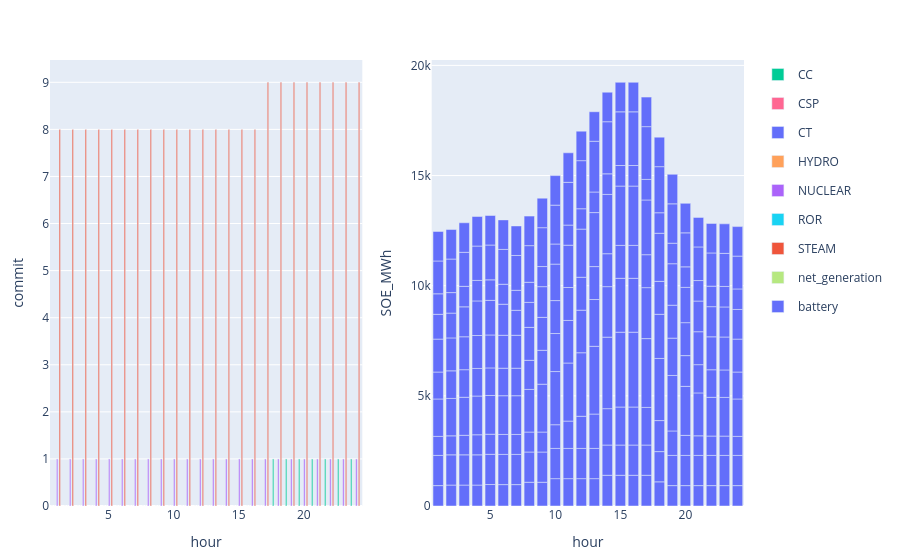

Source (notebook cell):
### Code cell
to_plot = commit_uc[(commit_uc.configuration .== config_2) .&  (commit_uc.day .== day_),:] 
p1 = plot(to_plot, x = :hour, y = :commit,  kind = "bar", color = :resource, stackgroup = 1) #Layout(barmode="stack"))

to_plot = s_uc.storage[(s_uc.storage.configuration .== config_2) .&  (s_uc.storage.day .== day_),:]
p2 = plot(to_plot, x = :hour , y = :SOE_MWh, color = :resource, kind = "bar", Layout(barmode="stack")) 
[p1 p2]

### Figure 1 — Plotly figure (JSON) as saved in the notebook; plotly's stock layout.template omitted (floating-point values rounded to 4 significant figures; data arrays with more than 128 entries replaced by an {"elided": "..."} marker saying what was removed)
{"data": [{"legendgroup": "CC", "marker": {"color": "#00cc96"}, "name": "CC", "showlegend": true, "stackgroup": 1, "type": "bar", "x": [1, 2, 3, 4, 5, 6, 7, 8, 9, 10, 11, 12, 13, 14, 15, 16, 17, 18, 19, 20, 21, 22, 23, 24], "xaxis": "x1", "y": [0, 0, 0, 0, 0, 0, 0, 0, 0, 0, 0, 0, 0, 0, 0, 0, 0, 1, 1, 1, 1, 1, 1, 1], "yaxis": "y1"}, {"legendgroup": "CSP", "marker": {"color": "#FF6692"}, "name": "CSP", "showlegend": true, "stackgroup": 1, "type": "bar", "x": [1, 2, 3, 4, 5, 6, 7, 8, 9, 10, 11, 12, 13, 14, 15, 16, 17, 18, 19, 20, 21, 22, 23, 24], "xaxis": "x1", "y": [null, null, null, null, null, null, null, null, null, null, null, null, null, null, null, null, null, null, null, null, null, null, null, null], "yaxis": "y1"}, {"legendgroup": "CT", "marker": {"color": "#636efa"}, "name": "CT", "showlegend": true, "stackgroup": 1, "type": "bar", "x": [1, 2, 3, 4, 5, 6, 7, 8, 9, 10, 11, 12, 13, 14, 15, 16, 17, 18, 19, 20, 21, 22, 23, 24], "xaxis": "x1", "y": [0, 0, 0, 0, 0, 0, 0, 0, 0, 0, 0, 0, 0, 0, 0, 0, 0, 0, 0, 0, 0, 0, 0, 0], "yaxis": "y1"}, {"legendgroup": "HYDRO", "marker": {"color": "#FFA15A"}, "name": "HYDRO", "showlegend": true, "stackgroup": 1, "type": "bar", "x": [1, 2, 3, 4, 5, 6, 7, 8, 9, 10, 11, 12, 13, 14, 15, 16, 17, 18, 19, 20, 21, 22, 23, 24], "xaxis": "x1", "y": [null, null, null, null, null, null, null, null, null, null, null, null, null, null, null, null, null, null, null, null, null, null, null, null], "yaxis": "y1"}, {"legendgroup": "NUCLEAR", "marker": {"color": "#ab63fa"}, "name": "NUCLEAR", "showlegend": true, "stackgroup": 1, "type": "bar", "x": [1, 2, 3, 4, 5, 6, 7, 8, 9, 10, 11, 12, 13, 14, 15, 16, 17, 18, 19, 20, 21, 22, 23, 24], "xaxis": "x1", "y": [1, 1, 1, 1, 1, 1, 1, 1, 1, 1, 1, 1, 1, 1, 1, 1, 1, 1, 1, 1, 1, 1, 1, 1], "yaxis": "y1"}, {"legendgroup": "ROR", "marker": {"color": "#19d3f3"}, "name": "ROR", "showlegend": true, "stackgroup": 1, "type": "bar", "x": [1, 2, 3, 4, 5, 6, 7, 8, 9, 10, 11, 12, 13, 14, 15, 16, 17, 18, 19, 20, 21, 22, 23, 24], "xaxis": "x1", "y": [null, null, null, null, null, null, null, null, null, null, null, null, null, null, null, null, null, null, null, null, null, null, null, null], "yaxis": "y1"}, {"legendgroup": "STEAM", "marker": {"color": "#EF553B"}, "name": "STEAM", "showlegend": true, "stackgroup": 1, "type": "bar", "x": [1, 2, 3, 4, 5, 6, 7, 8, 9, 10, 11, 12, 13, 14, 15, 16, 17, 18, 19, 20, 21, 22, 23, 24], "xaxis": "x1", "y": [8, 8, 8, 8, 8, 8, 8, 8, 8, 8, 8, 8, 8, 8, 8, 8, 9, 9, 9, 9, 9, 9, 9, 9], "yaxis": "y1"}, {"legendgroup": "net_generation", "marker": {"color": "#B6E880"}, "name": "net_generation", "showlegend": true, "stackgroup": 1, "type": "bar", "x": [1, 2, 3, 4, 5, 6, 7, 8, 9, 10, 11, 12, 13, 14, 15, 16, 17, 18, 19, 20, 21, 22, 23, 24], "xaxis": "x1", "y": [null, null, null, null, null, null, null, null, null, null, null, null, null, null, null, null, null, null, null, null, null, null, null, null], "yaxis": "y1"}, {"legendgroup": "battery", "marker": {"color": "#636efa"}, "name": "battery", "showlegend": true, "type": "bar", "x": {"elided": "240 int values"}, "xaxis": "x2", "y": {"elided": "240 float values"}, "yaxis": "y2"}], "layout": {"margin": {"b": 50, "l": 50, "r": 50, "t": 60}, "xaxis1": {"anchor": "y1", "domain": [0, 0.45], "title": {"text": "hour"}}, "xaxis2": {"anchor": "y2", "domain": [0.55, 1], "title": {"text": "hour"}}, "yaxis1": {"anchor": "x1", "domain": [0, 1], "title": {"text": "commit"}}, "yaxis2": {"anchor": "x2", "domain": [0, 1], "title": {"text": "SOE_MWh"}}}}
